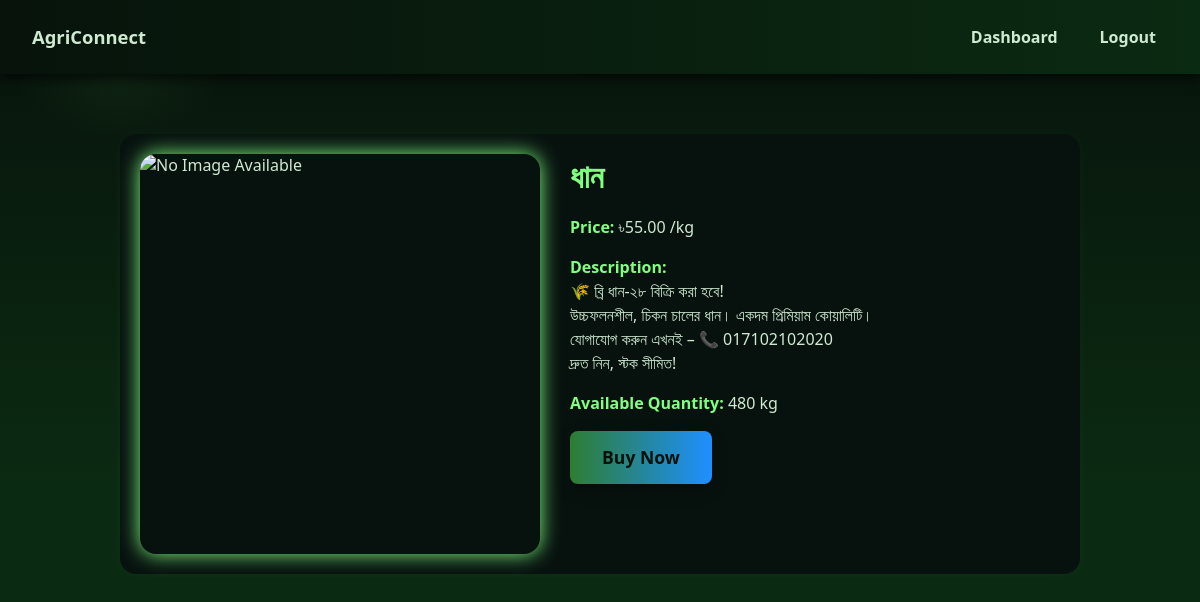
The page /view_product.php?product_id=3 on the database its author committed.
### tables this page shows
CREATE TABLE `farmer_products` (
  `id` int(11) NOT NULL,
  `farmer_id` int(11) NOT NULL,
  `product_name` varchar(255) NOT NULL,
  `quantity` int(11) NOT NULL,
  `price_per_kg` decimal(10,2) NOT NULL,
  `image` varchar(255) DEFAULT NULL,
  `description` text DEFAULT NULL,
  `created_at` timestamp NOT NULL DEFAULT current_timestamp()
);

### view_product.php (the view, shortened to what this page needs)
<?php
include 'db_connection.php';
$product_id = $_GET['product_id'];
$sql = "SELECT * FROM farmer_products WHERE id = ?";
$stmt = $conn->prepare($sql);
$stmt->bind_param("i", $product_id);
$stmt->execute();
$result = $stmt->get_result();
$product = $result->fetch_assoc();
?>
<!DOCTYPE html>
<html lang="en">
<head>
</head>
<body>
<header class="site-header" role="banner">
  <a href="home.php" class="logo" aria-label="AgriConnect Home">AgriConnect</a>
  <nav role="navigation" aria-label="Primary Navigation">
    <a href="marketplace.php">Dashboard</a>
    <a href="home.php">Logout</a>
  </nav>
</header>
<main class="container" role="main" aria-labelledby="product-title">
  <div class="product-details">
    <div class="product-image" aria-label="Image of <?php echo htmlspecialchars($product['product_name']); ?>">
      <?php if (!empty($product['image']) && file_exists($product['image'])): ?>
          <img src="<?php echo $product['image']; ?>" alt="<?php echo htmlspecialchars($product['product_name']); ?> Image" />
      <?php else: ?>
          <img src="default_product.png" alt="No Image Available" />
      <?php endif; ?>
    </div>
    <div class="product-info">
      <h2 id="product-title"><?php echo htmlspecialchars($product['product_name']); ?></h2>
      <p><strong>Price:</strong> ৳<?php echo number_format($product['price_per_kg'], 2); ?> /kg</p>
      <p><strong>Description:</strong><br><?php echo nl2br(htmlspecialchars($product['description'])); ?></p>
      <p><strong>Available Quantity:</strong>
        <?php echo $product['quantity'] > 0 ? $product['quantity'] . ' kg' : '<span style="color:#ff6666;">Out of Stock</span>'; ?>
      </p>
      <?php if ($product['quantity'] > 0): ?>
        <a href="buy_product.php?product_id=<?php echo $product['id']; ?>" class="btn-buy" role="button" aria-label="Buy <?php echo htmlspecialchars($product['product_name']); ?>">Buy Now</a>
      <?php else: ?>
        <button class="btn-disabled" disabled aria-disabled="true">Out of Stock</button>
      <?php endif; ?>
    </div>
  </div>
</main>
</body>
</html>

### view_product.php (style rules this page uses)
:root { --bg-1: #07130b; --bg-2: #0b2a12; --card: #07120f; --accent: #80ff80; --accent-dark: #2e7d32; --muted: #cfead1; --glass: rgba(255,255,255,0.03); --card-radius: 16px; }
* { box-sizing: border-box; margin: 0; padding: 0; }
body { font-family: 'Poppins', system-ui, -apple-system, "Segoe UI", Roboto, "Helvetica Neue", Arial; background: radial-gradient(1000px 600px at 10% 10%, rgba(128,255,128,0.05), transparent 10%), linear-gradient(180deg,var(--bg-1), var(--bg-2) 60%); color: var(--muted); line-height: 1.4; min-height: 100vh; padding-bottom: 60px; }
header.site-header { position: relative; z-index: 10; padding: 18px 32px; display: flex; align-items: center; justify-content: space-between; gap: 12px; background: linear-gradient(90deg, var(--bg-1), var(--bg-2)); box-shadow: 0 4px 12px rgba(0,0,0,0.7); user-select:none; }
.logo { color: var(--muted); font-weight: 700; font-size: 1.15rem; text-decoration: none; user-select:none; }
nav { display: flex; align-items: center; gap: 18px; }
nav a { color: var(--muted); text-decoration: none; padding: 8px 12px; border-radius: 10px; font-weight: 600; position: relative; transition: all 0.3s ease; user-select:none; }
nav a::after { content: ""; position: absolute; left: 0; bottom: -5px; width: 0%; height: 3px; background: var(--accent); transition: width 0.3s ease; border-radius: 3px; }
main.container { max-width: 960px; margin: 60px auto; padding: 20px; background: var(--card); border-radius: var(--card-radius); box-shadow: 0 0 15px var(--glass); user-select:none; }
.product-details { display: flex; flex-wrap: wrap; gap: 30px; justify-content: center; }
.product-image { flex: 1 1 300px; max-width: 400px; border-radius: var(--card-radius); overflow: hidden; box-shadow: 0 0 20px var(--accent); }
.product-image img { width: 100%; height: 400px; object-fit: cover; display: block; user-select:none; }
.product-info { flex: 1 1 300px; color: var(--muted); font-size: 1rem; }
.product-info h2 { color: var(--accent); font-weight: 700; font-size: 2rem; margin-bottom: 16px; user-select:text; }
.product-info p { margin-bottom: 16px; line-height: 1.5; user-select:text; }
.product-info strong { font-weight: 600; color: var(--accent); }
.btn-buy, .btn-disabled { display: inline-block; padding: 14px 32px; border-radius: 8px; font-weight: 700; font-size: 1.1rem; text-align: center; cursor: pointer; box-shadow: 0 6px 15px rgba(0,0,0,0.3); user-select:none; transition: background-color 0.3s ease, transform 0.3s ease; border: none; }
.btn-buy { background: linear-gradient(90deg, var(--accent-dark), #1E90FF); color: #06110a; text-decoration: none; }

### rows shown on the page
farmer_products: product_name "ধান", price_per_kg "55.00", description "🌾 ব্রি ধান-২৮ বিক্রি করা হবে! উচ্চফলনশীল, চিকন চালের ধান। একদম প্রিমিয়াম কোয়ালিটি। যোগাযোগ করুন এখনই – 📞 017102102020 দ্রুত নিন, স্টক সীমিত!", quantity "480"
